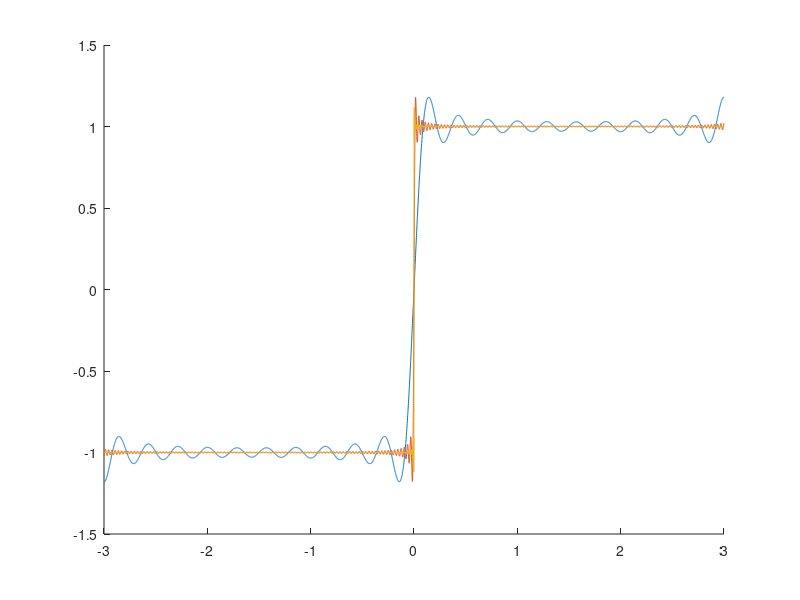

This chart was generated by the following MATLAB code:
function Demidovich2938()
    args = -3:0.001:3;
    hold on;
    plot(args, partSum(args, 10));
    plot(args, partSum(args, 100));
    plot(args, partSum(args, 1000));
    hold off;
end

function [res] = partSum(x, n)
    res = 0;
    for k = 0: n
        res = res + sin((2 * k + 1) * x) / (2 * k + 1);
    end
    res = res * 4 / pi;
end

